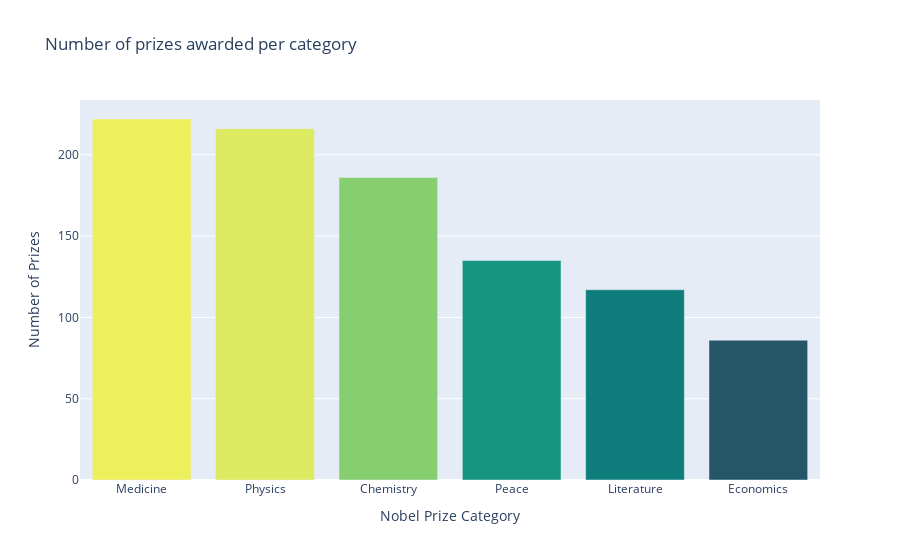

The notebook cell this image was saved under:
### Code cell
prize_bar = px.bar(
    x=prizes_per_category.index,
    y=prizes_per_category.values,
    title="Number of prizes awarded per category",
    color=prizes_per_category.values,
    color_continuous_scale="Aggrnyl"
)

prize_bar.update_layout(
    xaxis_title="Nobel Prize Category",
    coloraxis_showscale=False,
    yaxis_title="Number of Prizes"
)

prize_bar.show()

### Figure 1 — Plotly figure (JSON) as saved in the notebook; plotly's stock layout.template omitted (floating-point values rounded to 4 significant figures)
{"data": [{"alignmentgroup": "True", "hovertemplate": "x=%{x}<br>y=%{y}<br>color=%{marker.color}<extra></extra>", "legendgroup": "", "marker": {"color": [222, 216, 186, 135, 117, 86], "coloraxis": "coloraxis", "pattern": {"shape": ""}}, "name": "", "offsetgroup": "", "orientation": "v", "showlegend": false, "textposition": "auto", "type": "bar", "x": ["Medicine", "Physics", "Chemistry", "Peace", "Literature", "Economics"], "xaxis": "x", "y": [222, 216, 186, 135, 117, 86], "yaxis": "y"}], "layout": {"barmode": "relative", "coloraxis": {"colorbar": {"title": {"text": "color"}}, "colorscale": [[0, "rgb(36, 86, 104)"], [0.1667, "rgb(15, 114, 121)"], [0.3333, "rgb(13, 143, 129)"], [0.5, "rgb(57, 171, 126)"], [0.6667, "rgb(110, 197, 116)"], [0.8333, "rgb(169, 220, 103)"], [1, "rgb(237, 239, 93)"]], "showscale": false}, "legend": {"tracegroupgap": 0}, "title": {"text": "Number of prizes awarded per category"}, "xaxis": {"anchor": "y", "domain": [0, 1], "title": {"text": "Nobel Prize Category"}}, "yaxis": {"anchor": "x", "domain": [0, 1], "title": {"text": "Number of Prizes"}}}}
